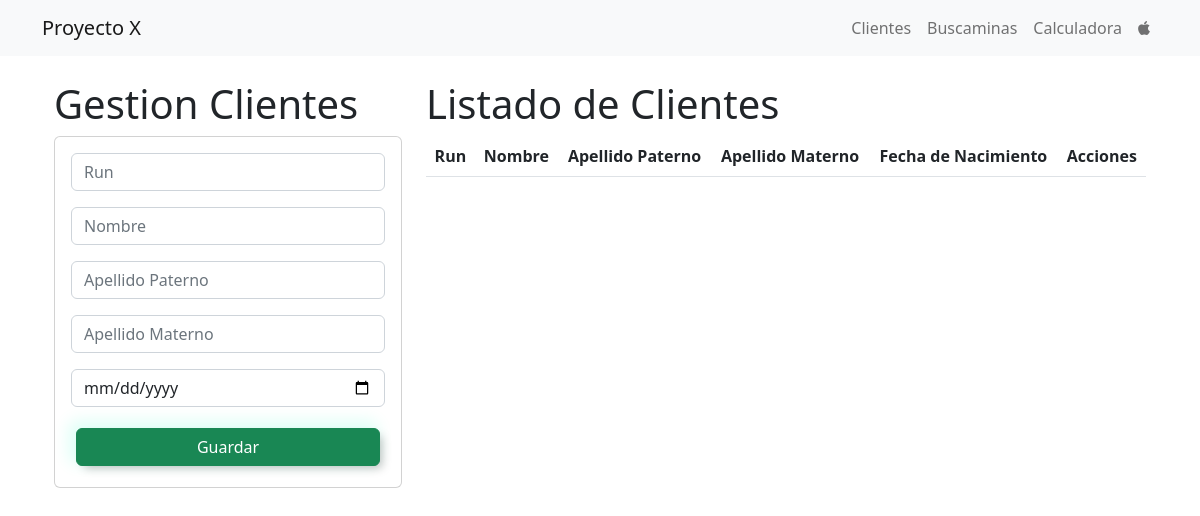
Page / (signed in) on the earlier database version.
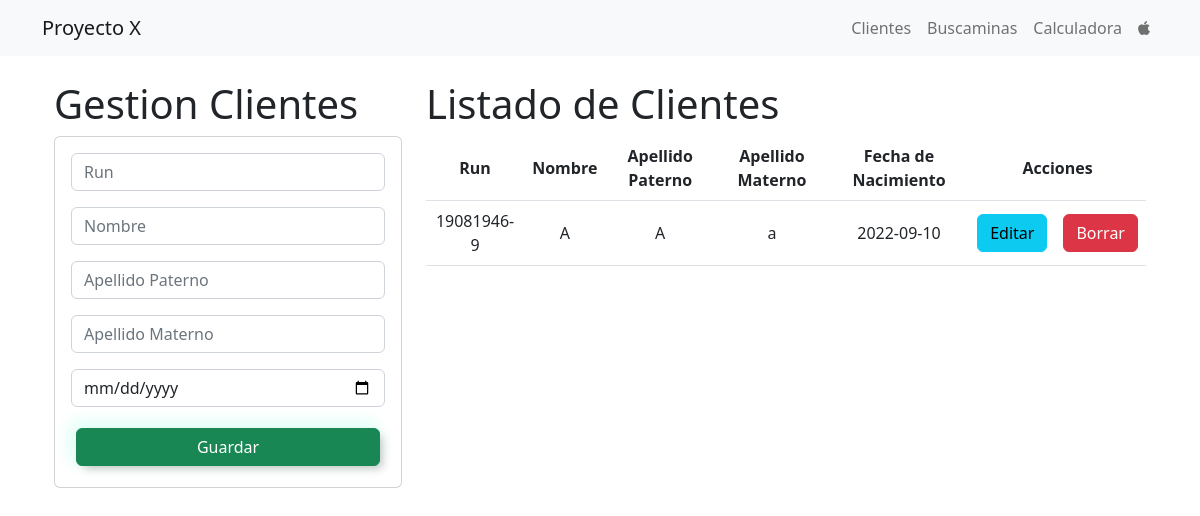
Same page on the later database version.
### Aplicaciones/Clientes/models.py (models this page shows, shortened)
class Clientes(models.Model):
    run=models.CharField(primary_key=True,max_length=11)
    nombre=models.CharField(max_length=21)
    apellido_paterno=models.CharField(max_length=21)
    apellido_materno=models.CharField(max_length=21)
    fecha_nacimiento=models.CharField(max_length=70)

### Aplicaciones/Clientes/views.py (the view)
# urls.py: path('', views.home),
@login_required
def home(request):
    clientes = Clientes.objects.all()
    return render(request, "gestionClientes.html", {"clientes": clientes})

### Aplicaciones/Clientes/templates/gestionClientes.html (shortened to what this page needs)
{% extends "./base.html" %}
{% block body %}
<div id="gestion" class="row not-visible">
    <div class="col-sm-12 col-md-6 col-lg-4 col-xl-4">
        <h1>Gestion Clientes</h1>
        <div class="card">
            <div class="card-body">
                <form action="/registrarCliente/" method="POST">{% csrf_token %}
                    <div class="mb-3">
                        <input type="text" id="txtRun" name="txtRun" class="form-control" placeholder="Run"  oninput="checkRut(this)" required/>
                    </div>
                    <div class="mb-3">
                        <input type="text" id="txtNombre" name="txtNombre" class="form-control txtInput" placeholder="Nombre" required/>
                    </div>
                    <div class="mb-3">
                        <input type="text" id="txtAPaterno" name="txtAPaterno" class="form-control txtInput" placeholder="Apellido Paterno" required/>
                    </div>
                    <div class="mb-3">
                        <input type="text" id="txtAM" name="txtAM" class="form-control txtInput" placeholder="Apellido Materno" required/>
                    </div>
                    <div class="mb-3">
                        <input type="date" id="txtDate" name="txtDate" class="form-control" required/>
                    </div>
                    <div class="d-grid gap-2">
                        <button type="submit" class="btn btn-success">Guardar</button>
                    </div>
                </form>
            </div>
        </div>
    </div>
    <div class="col-sm-12 col-md-6 col-lg-8 col-xl-8">
        <h1>Listado de Clientes</h1>
        <div class="table-responsive">
            <table class="table table-stripped">
                <thead>
                    <tr>
                        <th>Run</th>
                        <th>Nombre</th>
                        <th>Apellido Paterno</th>
                        <th>Apellido Materno</th>
                        <th>Fecha de Nacimiento</th>
                        <th colspan="2">Acciones</th>
                    </tr>
                </thead>
                <tbody>
                    {% for c in clientes %}
                    <tr>
                        <td>{{c.run}}</td>
                        <td>{{c.nombre}}</td>
                        <td>{{c.apellido_paterno}}</td>
                        <td>{{c.apellido_materno}}</td>
                        <td>{{c.fecha_nacimiento}}</td>
                        <td><a href="editarCliente/{{c.run}}" class="btn btn-info">Editar</a></td>
                        <td><a href="eliminarCliente/{{c.run}}" class="btn btn-danger btnEliminar">Borrar</a></td>
                    </tr>
                    {% endfor %}
                </tbody>
            </table>
        </div>
    </div>
</div>
{% endblock %}

### Aplicaciones/Clientes/templates/base.html (shortened to what this page needs)
<!DOCTYPE html>
<html lang="en">
<head>
  {% load static %}
    <link href="https://cdn.jsdelivr.net/npm/bootstrap@5.2.0/dist/css/bootstrap.min.css" rel="stylesheet">
    <link rel="stylesheet" href="{% static 'css/gestionClientes.css' %}">
    <link rel="stylesheet" href="{% static 'css/estilos.css' %}">
    <link href="https://cdn.datatables.net/1.10.24/css/dataTables.bootstrap5.min.css" rel="stylesheet">
    <link href="{% static 'css/calculadora.css'%}" rel="stylesheet" />
</head>
<body>
    <nav class="navbar navbar-expand-lg bg-light">
        <div class="container">
          <a class="navbar-brand" href="/">Proyecto X</a>
          <div class="collapse navbar-collapse" id="navbarNavAltMarkup">
            <div class="navbar-nav ms-auto">
              <a class="nav-link" href="/">Clientes</a>
              <a class="nav-link" href="/buscaminas">Buscaminas</a>
              <a class="nav-link" href="/calculadora">Calculadora</a>
              <a class="nav-link" href="/salir/"><i class="fab fa-apple"></i></a>
            </div>
          </div>
        </div>
      </nav>
      <div class="container p-4">
        {% block body %}
        {% endblock %}
      </div>
</body>
</html>

### Aplicaciones/Clientes/static/css/gestionClientes.css (style rules this page uses)
th,td { text-align: center; vertical-align: middle; }

### Aplicaciones/Clientes/static/css/calculadora.css (style rules this page uses)
button { cursor: pointer; margin: 5px; padding: 0; border-radius: 32px; font-size: 1.5em; border: none; background-color: #00916e; box-shadow: 5px 5px 10px -3px #00000040, -5px -5px 15px 3px #00ffc11f; }

Differences in the rows shown:
added Clientes: run "19081946-9", nombre "A", apellido_paterno "A", apellido_materno "a", fecha_nacimiento "2022-09-10"
